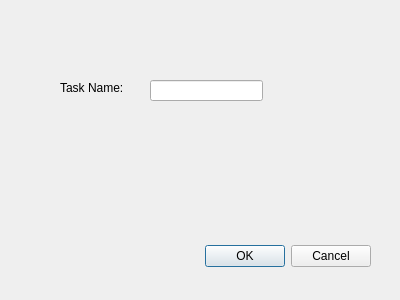
<?xml version="1.0" encoding="UTF-8"?>
<ui version="4.0">
 <class>AddTask</class>
 <widget class="QDialog" name="AddTask">
  <property name="geometry">
   <rect>
    <x>0</x>
    <y>0</y>
    <width>400</width>
    <height>300</height>
   </rect>
  </property>
  <property name="windowTitle">
   <string>Dialog</string>
  </property>
  <widget class="QDialogButtonBox" name="buttonBox">
   <property name="geometry">
    <rect>
     <x>30</x>
     <y>240</y>
     <width>341</width>
     <height>32</height>
    </rect>
   </property>
   <property name="orientation">
    <enum>Qt::Horizontal</enum>
   </property>
   <property name="standardButtons">
    <set>QDialogButtonBox::Cancel|QDialogButtonBox::Ok</set>
   </property>
  </widget>
  <widget class="QLabel" name="label">
   <property name="geometry">
    <rect>
     <x>60</x>
     <y>80</y>
     <width>81</width>
     <height>16</height>
    </rect>
   </property>
   <property name="text">
    <string>Task Name:</string>
   </property>
  </widget>
  <widget class="QLineEdit" name="lineEdit">
   <property name="geometry">
    <rect>
     <x>150</x>
     <y>80</y>
     <width>113</width>
     <height>21</height>
    </rect>
   </property>
  </widget>
 </widget>
 <resources/>
 <connections>
  <connection>
   <sender>buttonBox</sender>
   <signal>accepted()</signal>
   <receiver>AddTask</receiver>
   <slot>accept()</slot>
   <hints>
    <hint type="sourcelabel">
     <x>248</x>
     <y>254</y>
    </hint>
    <hint type="destinationlabel">
     <x>157</x>
     <y>274</y>
    </hint>
   </hints>
  </connection>
  <connection>
   <sender>buttonBox</sender>
   <signal>rejected()</signal>
   <receiver>AddTask</receiver>
   <slot>reject()</slot>
   <hints>
    <hint type="sourcelabel">
     <x>316</x>
     <y>260</y>
    </hint>
    <hint type="destinationlabel">
     <x>286</x>
     <y>274</y>
    </hint>
   </hints>
  </connection>
 </connections>
</ui>
